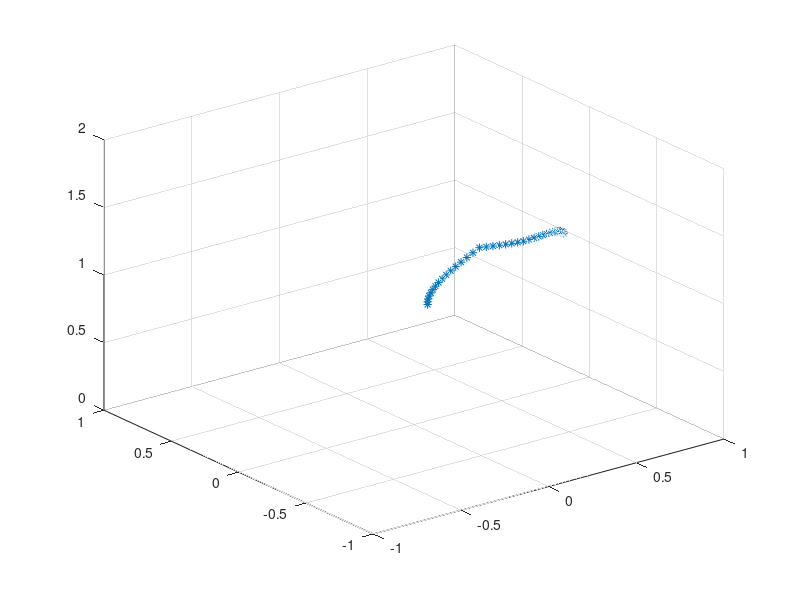

Write MATLAB code to recreate this figure.
close all
clear 
%%%%%%%%%%%%  DATA  %%%%%%%%%%%%%

p0 = [-0.448,-0.685,1.36]; %INITIAL POSITION [x,y,z] 

N = 10;
T = 0.4;
tc = 6;     %ACCELERATION TIME [s]
tf = 15;    %FINISH TIME [s]
deltaz=0.3;

delta_th=30;%DELTA ORIENTATION [deg]
dis=1;     %SPATIAL DISPLACEMENT [m]
Tsample=0.01;


%%%%%%%%%%%%%%%%%%%%%%%%%%%%%%%%%

tt = 0:T:tf;
z=zeros(1,length(tt));
v=z; om =z;
r=(dis/2)/sin(deg2rad(delta_th/2));
l = r*deg2rad(delta_th);
s0 = 0; 
sf = l; 
vc = (sf-s0)/(tf-tc);
th0 = deg2rad(0);
thf = deg2rad(delta_th);
omc = (thf-th0)/(tf-tc);
z0=p0(3);
for i=1:length(tt)
    if tt(i)<=tc
        v(i) = vc/tc*tt(i);
        om(i) = omc/tc*tt(i);
        z(i)= z0+deltaz/tc*tt(i);
    elseif tt(i) <= tf-tc
        v(i) = vc;
        om(i) = omc;
        z(i)= z(i-1)-deltaz/(tf-tc)*T;
    else 
        v(i) = vc/tc*(tf-tt(i));
        om(i) = omc/tc*(tf-tt(i));
        z(i)= z(i-1)-0.2/(tf-tc)*T;
    end
end

x = p0(1); y = p0(2); th=0;
for i = 2:length(tt) 
    th(i)= th(i-1)+om(i-1)*T;
    x(i) = x(i-1) + v(i-1)*T*cos(th(i-1));
    y(i) = y(i-1) + v(i-1)*T*sin(th(i-1));    
end

figure;
plot3(x,y,z,'*')
grid on
axis([-1 1 -1 1 0 2]);

Ttot=tf;

xd=[x;y;z];